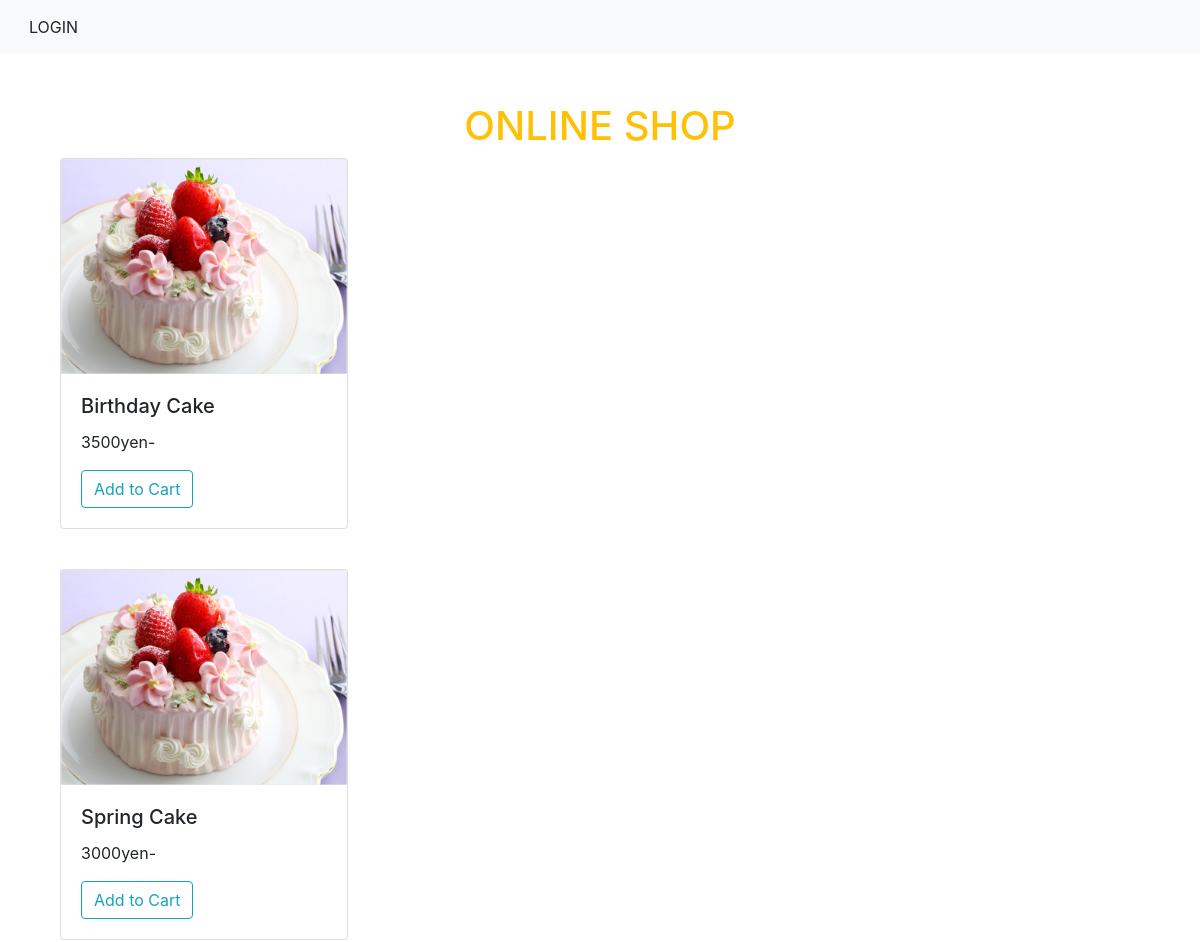
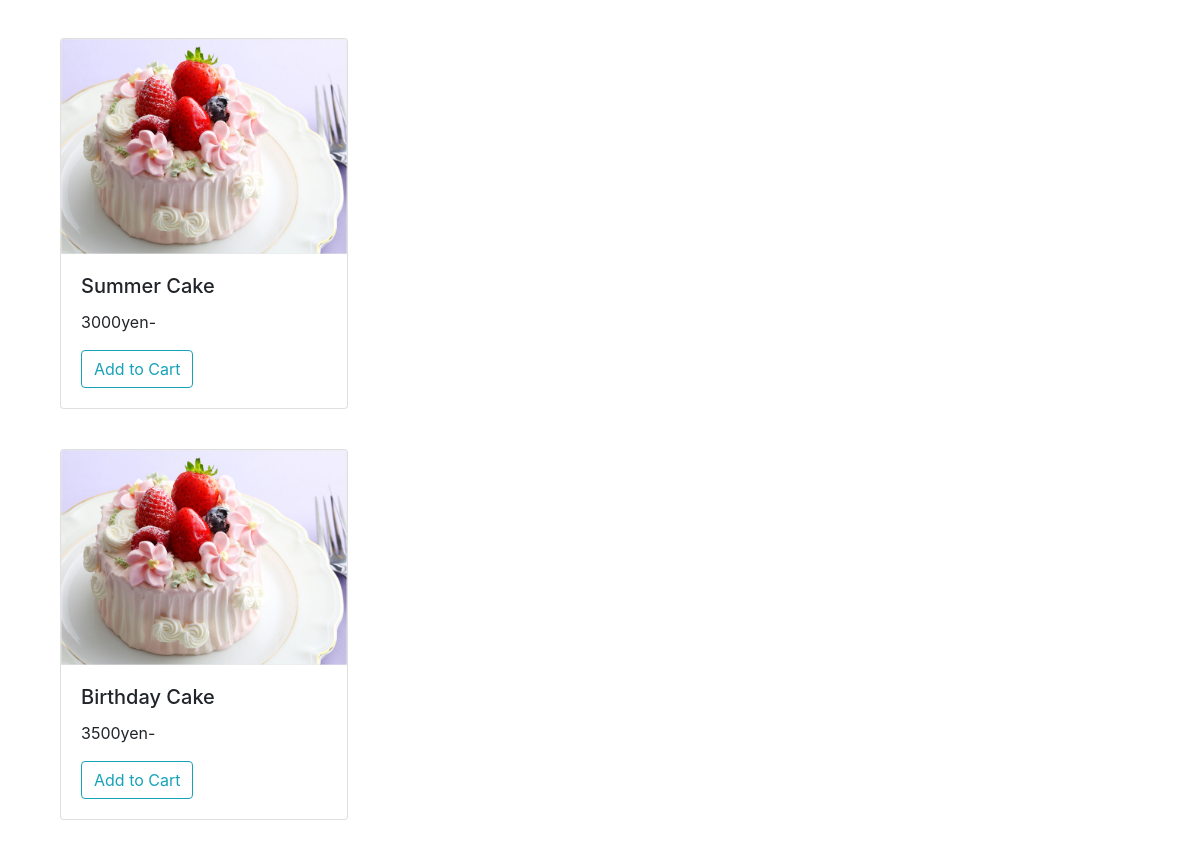
The app's page /storeUI.php with its own data (2 pictures, top to bottom).
### tables this page shows
CREATE TABLE `products` (
  `product_id` int(11) NOT NULL,
  `product_name` varchar(255) NOT NULL,
  `price` int(255) NOT NULL,
  `description` varchar(255) DEFAULT NULL
);

### classes/Database.php (called while the page is built, shortened)
<?php
  class Database{
    private $server_name = "localhost";
    private $db_username = "root";
    private $db_password = '';
    private $database = "e-commerce";
    public function __construct()
    {
        $this->conn = new mysqli($this->server_name,$this->db_username,$this->db_password, $this->database);
        if($this->conn->connect_error){
            die("Connection Failed: ".$this->conn->connect_error);
        }else{
           return $this->conn;
        }
    }
  }
?>

### classes/Store.php (called while the page is built, shortened)
<?php
require_once "Database.php";
class Store extends Database
{
  public function get_items(){
    $sql = "SELECT * FROM products";
    $result = $this->conn->query($sql);
    if($result->num_rows>0){
      $container = array();
      while($row = $result->fetch_assoc()){
        $container[] = $row;
      }
      return $container;
    }else{
      return false;
    }
  }
  }

### storeUI.php (the view, shortened to what this page needs)
<?PHP
require_once 'classes/Store.php';
$products = new Store();
$get_items = $products->get_items();
?>
<!doctype html>
<html lang="en">
<head>
  <link rel="stylesheet" href="https://stackpath.bootstrapcdn.com/bootstrap/4.3.1/css/bootstrap.min.css">
</head>
<body>
<nav class="navbar navbar-expand-lg navbar-light bg-light">
  <?php
  if (isset($_SESSION['user_id'])) {
    $user_id =  $_SESSION['user_id'];
    echo '<a class="btn font-weight-lighter" href = "logout.php"role="button">LOGOUT</a>';
    echo '<a class="btn font-weight-lighter" href="http://localhost/e-commerce/cart.php" role="button">CART</a>';
    echo '<a class="btn font-weight-lighter" href = "profile.php"role="button">PROFILE</a>';
  } else {
    echo '<a class="btn" href="http://localhost/e-commerce/login.php" role="button">LOGIN</a>';
  }
  ?>
  </nav>
  <div class="container mt-5">
    <h1 class="text-center text-warning">ONLINE SHOP</h1>
    <?php foreach ($get_items as $row) :
      $id = $row['product_id']; ?>
      <div class="card-group mb-3">
        <div class="col mb-4">
          <div class="card" style="width: 18rem">
            <img src="images/191103smallcake1.jpg" class="card-img-top" alt="...">
            <div class="card-body">
              <h5 class="card-title">
                <?php echo $row['product_name'] ?>
              </h5>
              <p class="card-text"><?php echo $row['price'] . 'yen-' ?></p>
              <form action="storeUI.php" method="post">
                <input type="submit" value="Add to Cart" name="add_to_cart" class="btn btn-outline-info">
              </form>
            </div>
          </div>
        </div>
      </div>
    <?php endforeach; ?>
  </div>
</body>
</html>

### records on screen
products: product_name "Birthday Cake", price "3500"
products: product_name "Spring Cake", price "3000"
products: product_name "Summer Cake", price "3000"
products: product_name "Birthday Cake", price "3500"
